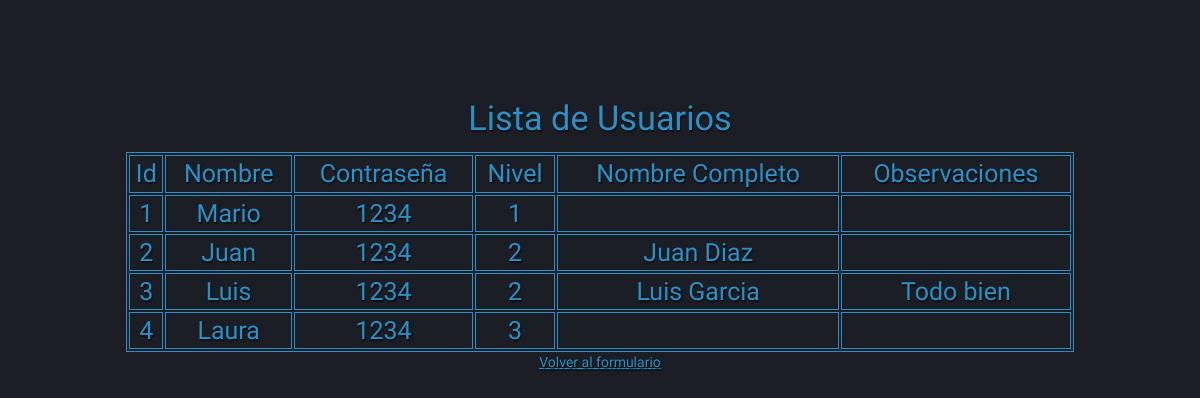
/controlador/usuarios/usubuscar.php, run on the app's committed database.
### tables this page shows
CREATE TABLE `usuarios` (
  `Id` int(11) NOT NULL,
  `Usuario` varchar(25) NOT NULL,
  `Password` varchar(25) NOT NULL,
  `Nivel` int(11) NOT NULL,
  `NombreCompleto` varchar(50) NOT NULL,
  `Observaciones` varchar(255) DEFAULT NULL
);

### controlador/usuarios/usuver.php (called while the page is built)
<?php
    require_once '../../modelo/conectar.php';
    $consulta="SELECT * FROM usuarios";
    $resultado=$conexion->query($consulta);
    $filas= mysqli_fetch_assoc($resultado);
?>

### vista/usuarios/tablausu.php (the view, shortened to what this page needs)
<?php
    require_once '../../controlador/usuarios/usuver.php';
?>
<html>
    <head>
        <link rel="stylesheet" type="text/css" href="../../vista/css/form.css">
    </head>
    <body>
        <p class="texto">Lista de Usuarios</p>
        <table border="1">
            <tr>
                <td>Id</td><td>Nombre</td><td>Contraseña</td><td>Nivel</td><td>Nombre Completo</td><td>Observaciones</td>
            </tr>
            <?php
                while($filas !=null){
                    echo "<tr>";
                    foreach($filas as $dato){
                        echo "<td>".$dato."</dato>";
                    }
                    $filas=$resultado -> fetch_assoc();
                    echo "</tr>";
                }
            ?>
        </table>
        <a href="../../modelo/usuarios/usuprincipal.php">Volver al formulario</a>
    </body>
</html>

### vista/css/form.css (style rules this page uses)
body { background: #1b1e24; background-image:-webkit-linear-gradient(right,#1b1e24,#1b1e24 50%,#1b1e24); background-image:-moz-linear-gradient(right,#1b1e24,#1b1e24 50%,#1b1e24); background-image:-o-linear-gradient(right,#1b1e24,#1b1e24 50%,#1b1e24); background-image:-ms-linear-gradient(right,#1b1e24,#1b1e24 50%,#1b1e24); background-image:linear-gradient(to left,#1b1e24,#1b1e24 50%,#1b1e24); text-align: center; font-family: Arial, sans-serif; font-size: 87.50%; line-height: 1.5em; }
.texto { color: #2c90c6; font-size: 2.45em; margin: 2% auto; text-align: center; font-family: 'Titan One'; text-shadow: 1px 2px 1px rgba(0,0,0,.5); padding-top: 2.45em; }
table { border: 1px solid #2c90c6; text-align: center; font-family: 'Titan One'; text-shadow: 1px 2px 1px rgba(0,0,0,.5); color: #2c90c6; margin:0 auto; width: 80%; height: 200px; }
tr,td { border: 1px solid #2c90c6; color: #2c90c6; font-size: 1.25em; margin: 2% auto; text-align: center; font-family: 'Titan One'; text-shadow: 1px 2px 1px rgba(0,0,0,.5); }
a { color: #2c90c6; font-size: 125%; margin: 2% auto; text-align: center; font-family: 'Titan One'; text-shadow: 1px 2px 1px rgba(0,0,0,.5); }
@media screen and (max-width: 1440px) { a { color: #2c90c6; font-size: 120%; margin: 2% auto; text-align: center; font-family: 'Titan One'; text-shadow: 1px 2px 1px rgba(0,0,0,.5); } }
@media screen and (max-width: 1280px) { a { color: #2c90c6; font-size: 100%; margin: 2% auto; text-align: center; font-family: 'Titan One'; text-shadow: 1px 2px 1px rgba(0,0,0,.5); } }

### data on the page
usuarios: Usuario "Mario", Password "1234"
usuarios: Usuario "Juan", Password "1234", NombreCompleto "Juan Diaz"
usuarios: Id "3", Usuario "Luis", Password "1234", Nivel "2", NombreCompleto "Luis Garcia", Observaciones "Todo bien"
usuarios: Id "4", Usuario "Laura", Password "1234", Nivel "3"

### other printed values
$dato "1"
$dato "2"
